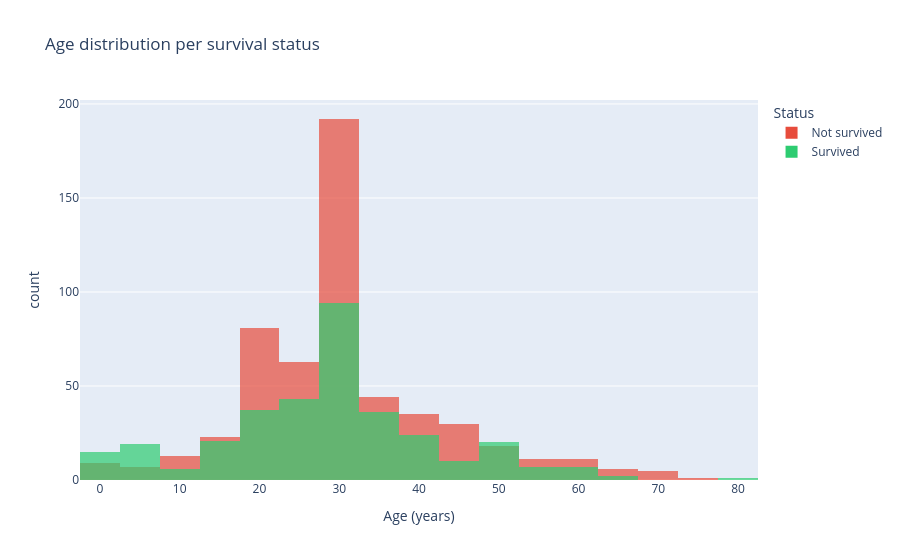

The notebook cell this image was saved under:
### Markdown cell above
### 5c. Leeftijdsverdeling per overlevingsstatus

### Code cell
fig = px.histogram(
    df,
    x="age",
    color=df["survived"].map({0: "Not survived", 1: "Survived"}),
    nbins=30,
    barmode="overlay",
    opacity=0.7,
    title="Age distribution per survival status",
    labels={"age": "Age (years)", "count": "Count", "color": "Status"},
    color_discrete_map={"Not survived": "#e74c3c", "Survived": "#2ecc71"},
)
fig.show()

### Figure 1 — Plotly figure (JSON) as saved in the notebook; plotly's stock layout.template omitted (floating-point values rounded to 4 significant figures; data arrays with more than 128 entries replaced by an {"elided": "..."} marker saying what was removed)
{"data": [{"bingroup": "x", "hovertemplate": "Status=Not survived<br>Age (years)=%{x}<br>count=%{y}<extra></extra>", "legendgroup": "Not survived", "marker": {"color": "#e74c3c", "opacity": 0.7, "pattern": {"shape": ""}}, "name": "Not survived", "nbinsx": 30, "orientation": "v", "showlegend": true, "type": "histogram", "x": {"elided": "549 float values"}, "xaxis": "x", "yaxis": "y"}, {"bingroup": "x", "hovertemplate": "Status=Survived<br>Age (years)=%{x}<br>count=%{y}<extra></extra>", "legendgroup": "Survived", "marker": {"color": "#2ecc71", "opacity": 0.7, "pattern": {"shape": ""}}, "name": "Survived", "nbinsx": 30, "orientation": "v", "showlegend": true, "type": "histogram", "x": {"elided": "342 float values"}, "xaxis": "x", "yaxis": "y"}], "layout": {"barmode": "overlay", "legend": {"title": {"text": "Status"}, "tracegroupgap": 0}, "title": {"text": "Age distribution per survival status"}, "xaxis": {"anchor": "y", "domain": [0, 1], "title": {"text": "Age (years)"}}, "yaxis": {"anchor": "x", "domain": [0, 1], "title": {"text": "count"}}}}
